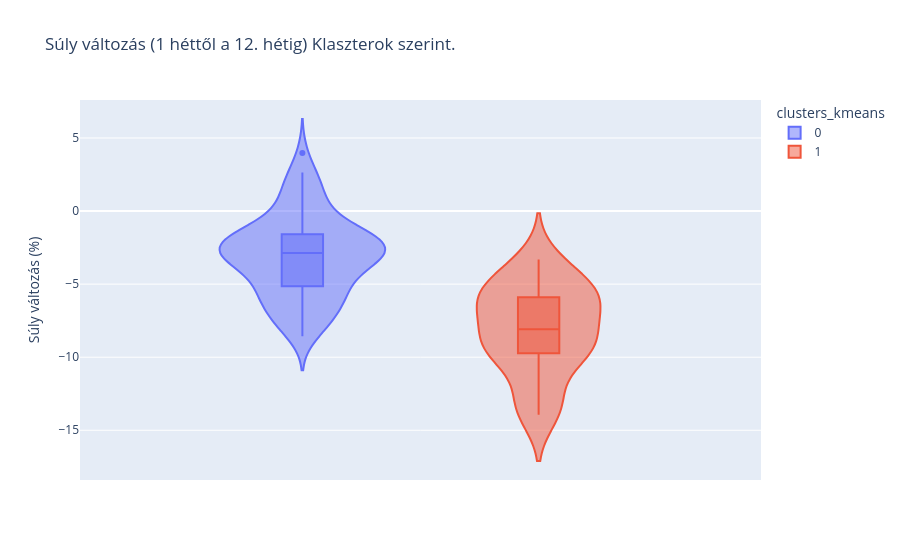

Notebook cell for this chart:
### Code cell
#Készítsünk egy osszehasonlítást, ami megmutatja, hogy az első és a 12. hét között mennyi a súly eltérése százalékban és violin plot segítéségével ábrázoljuk klaszteronként
# Calculate the percentage change in weight
df_weight_comparison = df_pivot[[0, 12]].copy()
df_weight_comparison['weight_change'] = df_weight_comparison[12] - df_weight_comparison[0]
df_weight_comparison.reset_index(inplace=True)
df_weight_comparison.rename(columns={0: 'week_1_weight', 12: 'week_12_weight'}, inplace=True)

df_weight_comparison['weight_change_percent'] = (df_weight_comparison['weight_change'] / df_weight_comparison['week_1_weight']) * 100

# Add cluster information to the comparison dataframe
df_weight_comparison = pd.merge(df_weight_comparison, df_re[['clusters_kmeans']], left_on='patient_id', right_index=True, how='left')

# Create a violin plot to visualize the percentage weight change by clusters
fig = px.violin(df_weight_comparison, y="weight_change_percent", color="clusters_kmeans", box=True,
                hover_data=df_weight_comparison.columns, title="Súly változás (1 héttől a 12. hétig) Klaszterok szerint.")
fig.update_yaxes(title_text='Súly változás (%)')
fig.show()

### Figure 1 — Plotly figure (JSON) as saved in the notebook; plotly's stock layout.template omitted (floating-point values rounded to 4 significant figures; data arrays with more than 128 entries replaced by an {"elided": "..."} marker saying what was removed)
{"data": [{"alignmentgroup": "True", "box": {"visible": true}, "customdata": {"elided": "79x5 mixed values"}, "hovertemplate": "clusters_kmeans=%{customdata[4]}<br>weight_change_percent=%{y}<br>patient_id=%{customdata[0]}<br>week_1_weight=%{customdata[1]}<br>week_12_weight=%{customdata[2]}<br>weight_change=%{customdata[3]}<extra></extra>", "legendgroup": "0", "marker": {"color": "#636efa"}, "name": "0", "offsetgroup": "0", "orientation": "v", "scalegroup": "True", "showlegend": true, "type": "violin", "x0": " ", "xaxis": "x", "y": [-6.314, -8.571, -3.077, -1.854, -4.935, -7.483, -5.783, -2.959, 2.632, -0.4535, -0.7464, 1.934, -2.684, -4.725, -5.628, -4.396, 1.098, -3.734, -7.566, -2.469, -5.752, 3.975, -3.5, -1.582, -2.351, -7.778, -7.487, -4.793, 0.4141, -3.768, -2.41, -2.426, 2.5, -2.277, -1.554, -2.222, -1.469, -2.286, -3.777, -2.863, -2.007, -5.203, 1.229, -6.118, -1.604, -5.475, -6.363, -2.68, -6.704, -4.016, -3.061, -8.306, -0.5741, -4.257, -3.314, -7.895, -5.255, -2.907, -3.704, -6.202, 1.076, -2.373, -2.19, -2.412, -3.247, -2.426, -1.432, -0.8123, 0.4608, 0.0, 2.291, -3.533, -6.174, -6.924, -1.79, -1.389, -2.739, -3.8, -1.687], "y0": " ", "yaxis": "y"}, {"alignmentgroup": "True", "box": {"visible": true}, "customdata": [["66debdf005766ca2cf8ce38d", 112.7, 103.5, -9.107, 1], ["6703cb00f20aa64bced3849b", 86.4, 78.4, -8, 1], ["674dad964a107294337cfd2d", 81, 73.9, -7.1, 1], ["676004d3ba3189804ecaf72a", 115.7, 105.7, -9.967, 1], ["677be31d82fc4a79e56ca01f", 88, 82.25, -5.75, 1], ["6784fa554a8c4a6098930d2c", 108, 93.2, -14.8, 1], ["67850c860cb30a4c056e50b9", 133, 125, -8, 1], ["67975d9e7cdb12c7832e8a0a", 145, 126, -19, 1], ["67976198f75e685f8bf5ce24", 128, 112, -16, 1], ["6797668d911a9dc7ee9d10a3", 100.6, 91.1, -9.5, 1], ["67a09725e8cbffa77fc4f161", 113.8, 106.7, -7.05, 1], ["67bc580d75cc96c12617752e", 77.8, 74, -3.8, 1], ["67cece34195acfdb45bf6813", 121.2, 116.5, -4.7, 1], ["67ea77a8636e390e954c84f0", 83, 75, -8, 1], ["680767b63cc06250b6864c86", 94.6, 85.69, -8.914, 1], ["6821d5a336e8448690a4a73f", 101.6, 95.1, -6.5, 1], ["6821d9521b859eaf5ae0c3fe", 126, 117, -9, 1], ["6821dcfb5b4cd0af24170707", 87, 81.5, -5.5, 1], ["682b006b7c381debf790512c", 129, 111.0, -17.99, 1], ["6847ef27f8511e7cba615d6e", 97.2, 87.5, -9.7, 1], ["685000360c130b336e1b4666", 96.05, 91.45, -4.6, 1], ["68595cacf9b25907fd7c5a51", 99.25, 95.97, -3.283, 1], ["68625478a0a532d5ab7d69ea", 94.5, 89.6, -4.9, 1], ["6862560acafeddfd7c791dea", 85, 76.5, -8.5, 1], ["6874e32f86ec4f1871f75d97", 97.7, 92.3, -5.4, 1]], "hovertemplate": "clusters_kmeans=%{customdata[4]}<br>weight_change_percent=%{y}<br>patient_id=%{customdata[0]}<br>week_1_weight=%{customdata[1]}<br>week_12_weight=%{customdata[2]}<br>weight_change=%{customdata[3]}<extra></extra>", "legendgroup": "1", "marker": {"color": "#EF553B"}, "name": "1", "offsetgroup": "1", "orientation": "v", "scalegroup": "True", "showlegend": true, "type": "violin", "x0": " ", "xaxis": "x", "y": [-8.084, -9.259, -8.765, -8.617, -6.534, -13.7, -6.015, -13.1, -12.5, -9.443, -6.198, -4.884, -3.878, -9.639, -9.423, -6.398, -7.143, -6.322, -13.94, -9.979, -4.789, -3.308, -5.185, -10.0, -5.527], "y0": " ", "yaxis": "y"}], "layout": {"legend": {"title": {"text": "clusters_kmeans"}, "tracegroupgap": 0}, "title": {"text": "Súly változás (1 héttől a 12. hétig) Klaszterok szerint."}, "violinmode": "group", "xaxis": {"anchor": "y", "domain": [0, 1]}, "yaxis": {"anchor": "x", "domain": [0, 1], "title": {"text": "Súly változás (%)"}}}}
